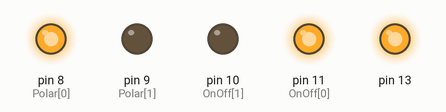
Recording of a sketch running on a simulated Arduino Uno, built with avr-gcc and run on an emulated ATmega328P. Shown: output pins drawn as LEDs (lit = HIGH).

Above: at 1.0 s.
At 5.5 s:
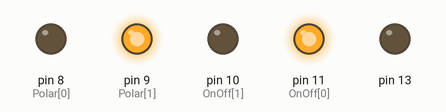
Timing chart, 0 to 6.9 s (numbered marks = the images above):
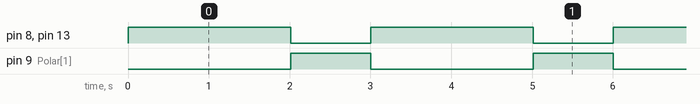

Measured:
- by itself, pin 8 (Polar[0]), pin 13: alternates HIGH for 2.0 s and LOW for 0.99 s
- by itself, pin 9 (Polar[1]): alternates HIGH for 0.99 s and LOW for 2.0 s

The sketch:

PWM_Galvan.ino
```cpp
const float freq = 0.333;
const int zap = 67;
const int OnOff[2] = {11, 10}; //Pin On|off switch
const int Polar[2] = {8, 9}; // Pin to switch polar
const int PlusMinus[2] = {10*zap/freq, 10*(100-zap)/freq}; // Длительность импульсов
unsigned long int start;
void setup() {
  //Serial.begin(9600);
  pinMode(13,OUTPUT);
  for ( int i = 0; i < 2 ; i++) {
    pinMode(OnOff[i], OUTPUT);
    digitalWrite(OnOff[i], LOW);
    pinMode(Polar[i], OUTPUT);
    digitalWrite(Polar[i], LOW);
  }
  digitalWrite(OnOff[0],HIGH);
}

void loop() {
  start = millis();
  digitalWrite(Polar[1], LOW);
  digitalWrite(Polar[0], HIGH);
  digitalWrite(13, HIGH);
  delay(PlusMinus[0]-(int)(millis()-start));
  start = millis();
  digitalWrite(Polar[0], LOW);
  digitalWrite(Polar[1], HIGH);
  digitalWrite(13, LOW);
  delay(PlusMinus[1]-(int)(millis()-start));
}
```
